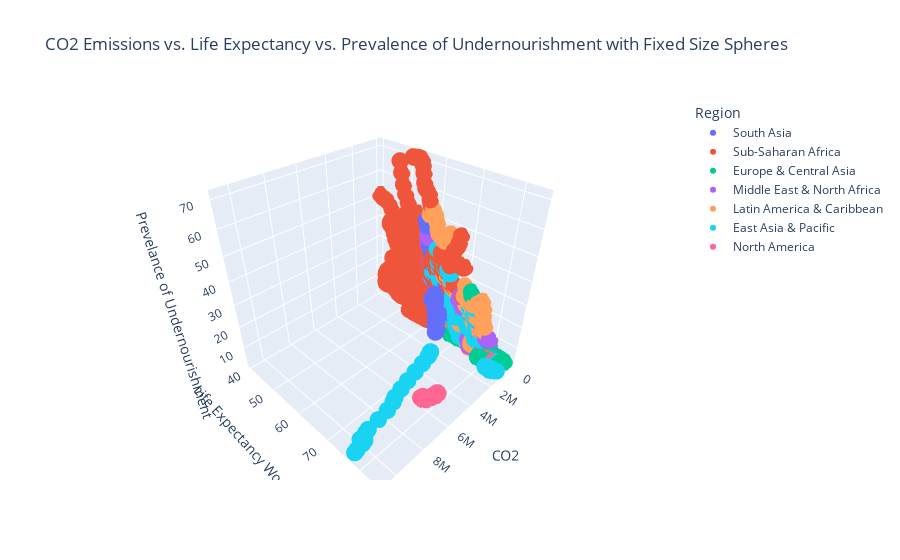

The cell this chart's notebook holds for it:
### Markdown cell above
# 3D SCATTER PLOT

### Code cell
# 3D Scatter Plot for CO2 Emissions, Life Expectancy, and Prevalence of Undernourishment with Fixed Size Spheres
fig = px.scatter_3d(df, 
                    x='CO2', 
                    y='Life Expectancy World Bank', 
                    z='Prevelance of Undernourishment', 
                    color='Region', 
                    title='CO2 Emissions vs. Life Expectancy vs. Prevalence of Undernourishment with Fixed Size Spheres')

# Fixing the size of the spheres
fig.update_traces(marker=dict(size=6))  # Set all spheres to a fixed size (e.g., 6)

fig.show()

### Figure 1 — Plotly figure (JSON) as saved in the notebook; plotly's stock layout.template omitted (floating-point values rounded to 4 significant figures; data arrays with more than 128 entries replaced by an {"elided": "..."} marker saying what was removed)
{"data": [{"hovertemplate": "Region=South Asia<br>CO2=%{x}<br>Life Expectancy World Bank=%{y}<br>Prevelance of Undernourishment=%{z}<extra></extra>", "legendgroup": "South Asia", "marker": {"color": "#636efa", "size": 6, "symbol": "circle"}, "mode": "markers", "name": "South Asia", "scene": "scene", "showlegend": true, "type": "scatter3d", "x": {"elided": "152 float values"}, "y": {"elided": "152 float values"}, "z": {"elided": "152 float values"}}, {"hovertemplate": "Region=Sub-Saharan Africa<br>CO2=%{x}<br>Life Expectancy World Bank=%{y}<br>Prevelance of Undernourishment=%{z}<extra></extra>", "legendgroup": "Sub-Saharan Africa", "marker": {"color": "#EF553B", "size": 6, "symbol": "circle"}, "mode": "markers", "name": "Sub-Saharan Africa", "scene": "scene", "showlegend": true, "type": "scatter3d", "x": {"elided": "836 float values"}, "y": {"elided": "836 float values"}, "z": {"elided": "836 float values"}}, {"hovertemplate": "Region=Europe & Central Asia<br>CO2=%{x}<br>Life Expectancy World Bank=%{y}<br>Prevelance of Undernourishment=%{z}<extra></extra>", "legendgroup": "Europe & Central Asia", "marker": {"color": "#00cc96", "size": 6, "symbol": "circle"}, "mode": "markers", "name": "Europe & Central Asia", "scene": "scene", "showlegend": true, "type": "scatter3d", "x": {"elided": "893 float values"}, "y": {"elided": "893 float values"}, "z": {"elided": "893 float values"}}, {"hovertemplate": "Region=Middle East & North Africa<br>CO2=%{x}<br>Life Expectancy World Bank=%{y}<br>Prevelance of Undernourishment=%{z}<extra></extra>", "legendgroup": "Middle East & North Africa", "marker": {"color": "#ab63fa", "size": 6, "symbol": "circle"}, "mode": "markers", "name": "Middle East & North Africa", "scene": "scene", "showlegend": true, "type": "scatter3d", "x": {"elided": "304 float values"}, "y": {"elided": "304 float values"}, "z": {"elided": "304 float values"}}, {"hovertemplate": "Region=Latin America & Caribbean<br>CO2=%{x}<br>Life Expectancy World Bank=%{y}<br>Prevelance of Undernourishment=%{z}<extra></extra>", "legendgroup": "Latin America & Caribbean", "marker": {"color": "#FFA15A", "size": 6, "symbol": "circle"}, "mode": "markers", "name": "Latin America & Caribbean", "scene": "scene", "showlegend": true, "type": "scatter3d", "x": {"elided": "551 float values"}, "y": {"elided": "551 float values"}, "z": {"elided": "551 float values"}}, {"hovertemplate": "Region=East Asia & Pacific<br>CO2=%{x}<br>Life Expectancy World Bank=%{y}<br>Prevelance of Undernourishment=%{z}<extra></extra>", "legendgroup": "East Asia & Pacific", "marker": {"color": "#19d3f3", "size": 6, "symbol": "circle"}, "mode": "markers", "name": "East Asia & Pacific", "scene": "scene", "showlegend": true, "type": "scatter3d", "x": {"elided": "513 float values"}, "y": {"elided": "513 float values"}, "z": {"elided": "513 float values"}}, {"hovertemplate": "Region=North America<br>CO2=%{x}<br>Life Expectancy World Bank=%{y}<br>Prevelance of Undernourishment=%{z}<extra></extra>", "legendgroup": "North America", "marker": {"color": "#FF6692", "size": 6, "symbol": "circle"}, "mode": "markers", "name": "North America", "scene": "scene", "showlegend": true, "type": "scatter3d", "x": [null, 506620, 5748260, null, 524300.0, 5593000.0, null, 544500.0, 5659000.0, null, 536400.0, 5738000.0, null, 549000.0, 5753000.0, null, 540500.0, 5653000.0, null, 571600.0, 5736000.0, null, 550500.0, 5558000.0, null, 521300.0, 5156000.0, null, 537000.0, 5392000.0, null, 549300.0, 5174000.0, null, 546200.0, 4956000.0, null, 555700.0, 5092000.0, null, 561700.0, 5107000.0, null, 558700.0, 4991000.0, null, 556800.0, 4894500, null, 568100.0, 4819000.0, null, 580100.0, 4975000.0, null, 580200.0, 4818000.0], "y": [77.89, 79.34, 76.84, 78.09, 79.49, 76.94, 78.33, 79.74, 77.04, 78.49, 79.89, 77.49, 78.69, 80.19, 77.49, 78.89, 80.34, 77.69, 78.93, 80.54, 77.99, 79.24, 80.7, 78.04, 79.39, 81.0, 78.39, 79.29, 81.25, 78.54, 81.15, 81.45, 78.64, 81.68, 81.65, 78.74, 80.57, 81.75, 78.74, 80.8, 81.8, 78.84, 81.01, 81.9, 78.69, 81.23, 81.9, 78.54, 81.44, 81.9, 78.54, 81.65, 82.05, 78.64, 81.87, 82.05, 78.79], "z": [null, 2.5, 2.5, null, 2.5, 2.5, null, 2.5, 2.5, null, 2.5, 2.5, null, 2.5, 2.5, null, 2.5, 2.5, null, 2.5, 2.5, null, 2.5, 2.5, null, 2.5, 2.5, null, 2.5, 2.5, null, 2.5, 2.5, null, 2.5, 2.5, null, 2.5, 2.5, null, 2.5, 2.5, null, 2.5, 2.5, null, 2.5, 2.5, null, 2.5, 2.5, null, 2.5, 2.5, null, 2.5, 2.5]}], "layout": {"legend": {"title": {"text": "Region"}, "tracegroupgap": 0}, "scene": {"domain": {"x": [0, 1], "y": [0, 1]}, "xaxis": {"title": {"text": "CO2"}}, "yaxis": {"title": {"text": "Life Expectancy World Bank"}}, "zaxis": {"title": {"text": "Prevelance of Undernourishment"}}}, "title": {"text": "CO2 Emissions vs. Life Expectancy vs. Prevalence of Undernourishment with Fixed Size Spheres"}}}
